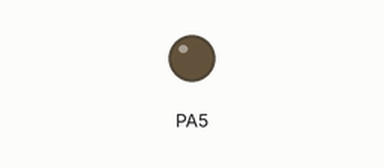
Recording of a program running on a simulated pyboard running MicroPython. On the bench: output pins drawn as LEDs (lit = HIGH).

Above: at 0.05 s.
Timing chart, 0 to 3.0 s (numbered marks = the images above):
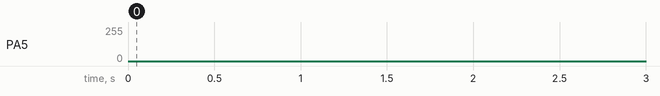

The program:

007_timer_ch_pwm_led_fade.py
```python
import pyb

def main():
    i = 0
    timer2 = pyb.Timer(2, freq=1000)
    timer2_ch1 = timer2.channel(1, pyb.Timer.PWM, pin=pyb.Pin.board.PA5, pulse_width_percent=0)

    while True:
        i  = i + 1

        if i >= 100:
            i = 0

        timer2_ch1.pulse_width_percent(i)
        pyb.delay(5)

main()
```

Measured:
- by itself, PA5: 0/255 → 117/255 at 40.0 s
